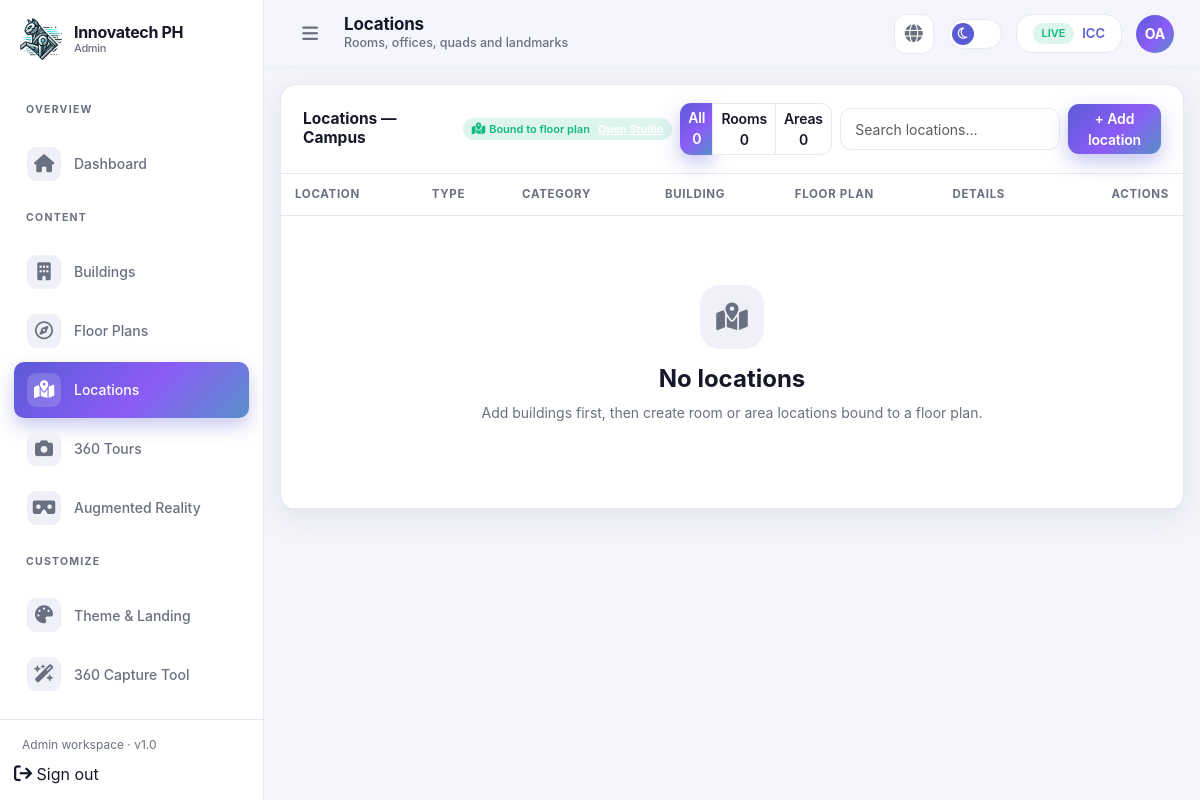
/admin/institution/locations.php?fp=1 (signed in), run on the app's committed database.
### tables this page shows
CREATE TABLE `platform_settings` (
  `id` tinyint UNSIGNED NOT NULL,
  `product_name` varchar(191) NOT NULL DEFAULT 'AI-Assisted AR 360° Virtual Campus Navigation',
  `company_name` varchar(191) NOT NULL DEFAULT 'Innovatech PH',
  `logo_path` varchar(255) DEFAULT NULL,
  `hero_image_path` varchar(255) DEFAULT NULL,
  `landing_html` mediumtext,
  `contact_email` varchar(191) DEFAULT NULL,
  `smtp_host` varchar(191) DEFAULT NULL,
  `smtp_port` smallint UNSIGNED DEFAULT '587',
  `smtp_username` varchar(191) DEFAULT NULL,
  `smtp_password_enc` varchar(255) DEFAULT NULL,
  `smtp_from_name` varchar(128) DEFAULT NULL,
  `smtp_from_email` varchar(191) DEFAULT NULL,
  `institution_folder_root` varchar(255) NOT NULL DEFAULT 'storage/institutions',
  `template_pack_path` varchar(255) NOT NULL DEFAULT 'storage/templates/org_pack',
  `updated_by` int UNSIGNED DEFAULT NULL,
  `updated_at` datetime NOT NULL DEFAULT CURRENT_TIMESTAMP ON UPDATE CURRENT_TIMESTAMP
);

CREATE TABLE `floor_plans` (
  `id` int UNSIGNED NOT NULL,
  `institution_id` int UNSIGNED NOT NULL,
  `building_id` int UNSIGNED DEFAULT NULL,
  `floor_level` varchar(32) DEFAULT NULL,
  `title` varchar(191) NOT NULL,
  `image_path` varchar(255) NOT NULL,
  `ar_mind_path` varchar(255) DEFAULT NULL,
  `original_width` int UNSIGNED NOT NULL COMMENT 'Intrinsic px width; lock aspect',
  `original_height` int UNSIGNED NOT NULL COMMENT 'Intrinsic px height; lock aspect',
  `aspect_ratio` decimal(10,6) NOT NULL COMMENT 'width / height',
  `object_fit` enum('contain','cover') NOT NULL DEFAULT 'contain',
  `north_angle` decimal(6,2) NOT NULL DEFAULT '0.00',
  `min_display_width` int UNSIGNED NOT NULL DEFAULT '320',
  `is_campus_landing` tinyint(1) NOT NULL DEFAULT '0' COMMENT 'If landing_mode=floor_plan',
  `created_by` int UNSIGNED DEFAULT NULL,
  `created_at` datetime NOT NULL DEFAULT CURRENT_TIMESTAMP,
  `updated_at` datetime NOT NULL DEFAULT CURRENT_TIMESTAMP ON UPDATE CURRENT_TIMESTAMP,
  `deleted_at` datetime DEFAULT NULL
);

### includes/functions.php (called while the page is built, shortened)
<?php
function db(): PDO
{
    $options = [
        PDO::ATTR_ERRMODE => PDO::ERRMODE_EXCEPTION,
        PDO::ATTR_DEFAULT_FETCH_MODE => PDO::FETCH_ASSOC,
        PDO::ATTR_EMULATE_PREPARES => false,
    ];
    $pdo = new PDO(
        'mysql:host=' . DB_HOST . ';port=' . DB_PORT . ';dbname=' . DB_NAME . ';charset=utf8mb4',
        DB_USER,
        DB_PASS,
        $options
    );
    return $pdo;
}
final class DbCrud
{
    public PDO $pdo;
    public function __construct(?PDO $pdo = null)
    {
        $this->pdo = $pdo ?? db();
    }
    private static function ident(string $name): string
    {
        return "`{$name}`";
    }
    private static function paramPrefix(): string
    {
        static $n = 0;
        return 'p' . (++$n) . '_';
    }
    private static function buildWhere(array $conditions): array
    {
        $sql = [];
        $params = [];
        foreach ($conditions as $key => $cond) {
            $col = self::ident($key);
            if (is_array($cond)) {
                $op = strtoupper((string) $cond[0] ?? '=');
                if ($op === 'IS' || $op === 'IS NOT') {
                    $sql[] = "{$col} {$op} NULL";
                    continue;
                }
                $p = self::paramPrefix() . $key;
                $sql[] = "{$col} {$op} :{$p}";
                $params[$p] = $cond[1];
                continue;
            }
            $p = self::paramPrefix() . $key;
            $sql[] = "{$col} = :{$p}";
            $params[$p] = $cond;
        }
        return [implode(' AND ', $sql), $params];
    }
    public function select(string $table, string $columns = '*', array $conditions = [], string $options = ''): array
    {
        $columns = trim($columns);
        if ($columns === '*') {
            $sel = '*';
            $params = [];
        } else {
            $out = [];
            $params = [];
            foreach (array_map('trim', explode(',', $columns)) as $part) {
                if (preg_match('/^([a-zA-Z0-9_]+)(?:\s+AS\s+([a-zA-Z0-9_]+))?$/i', $part, $m)) {
                    $out[] = self::ident($m[1]) . (isset($m[2]) ? ' AS ' . self::ident($m[2]) : '');
                } else {
                    throw new InvalidArgumentException("Invalid columns: {$columns}");
                }
            }
            $sel = implode(', ', $out);
        }
        $sql = 'SELECT ' . $sel . ' FROM ' . self::ident($table);
        if ($conditions !== []) {
            [$where, $whereParams] = self::buildWhere($conditions);
            $sql .= ' WHERE ' . $where;
            $params += $whereParams;
        }
        if (trim($options) !== '') {
            $sql .= ' ' . trim($options);
        }
        $stmt = $this->pdo->prepare($sql);
        $stmt->execute($params);
        return $stmt->fetchAll(PDO::FETCH_ASSOC);
    }
    public function get(string $table, int|array $idOrConditions): ?array
    {
        $conditions = is_numeric($idOrConditions) ? ['id' => (int) $idOrConditions] : $idOrConditions;
        $rows = $this->select($table, '*', $conditions, 'LIMIT 1');
        return $rows[0] ?? null;
    }
    public function raw(string $sql, array $params = []): PDOStatement
    {
        $stmt = $this->pdo->prepare($sql);
        $stmt->execute($params);
        return $stmt;
    }
}
function crud(): DbCrud
{
    static $instance = null;
    return $instance ??= new DbCrud();
}
function h($value): string
{
    return htmlspecialchars((string) $value, ENT_QUOTES, 'UTF-8');
}
function url(string $path = '', bool $absolute = false): string
{
    $path = ltrim($path, '/');
    $parts = explode('?', $path, 2);
    $base = $parts[0];
    if ($base !== '' && !str_ends_with($base, '/') && !str_contains(basename($base), '.')) {
        if (is_file(ROOT_PATH . '/' . $base . '.php')) {
            $parts[0] = $base . '.php';
            $path = implode('?', $parts);
        }
    }
    return BASE_URL . '/' . $path;
}
function org_url(string $slug, string $sub = ''): string
{
    $cleanSlug = trim($slug, '/\\');
    $cleanSub = trim($sub, '/\\');
    if ($cleanSub === '') {
        return url('organizations/index.php?org=' . urlencode($cleanSlug));
    }
    $path = 'organizations/' . $cleanSlug . '/' . $cleanSub;
    return url($path);
}

### includes/auth.php (called while the page is built, shortened)
<?php
require_once __DIR__ . '/functions.php';
function current_user(): ?array
{
    return $_SESSION['user'] ?? null;
}
function current_role(): ?string
{
    return $_SESSION['user']['role_slug'] ?? null;
}
function current_institution(): ?array
{
    return $_SESSION['user']['institution'] ?? null;
}
function resolve_active_institution(): ?array
{
    $u = current_user();
    $role = $u['role_slug'] ?? '';
    if (!in_array($role, ['owner', 'system_admin', 'system_staff'], true)) {
        return $u['institution'] ?? null;
    }
    return $u['institution'] ?? null;
}

### admin/institution/locations.php (the view, shortened to what this page needs)
<?php
require_once __DIR__ . '/../../includes/auth.php';
$pageTitle = 'Locations';
$pageSub = 'Rooms, offices, quads and landmarks';
$active = 'Locations';
$bodyClass = 'page-locations';
$inst = resolve_active_institution();
$iid = (int) $inst['id'];
$backFp = (int) ($_GET['fp'] ?? 0);
$floorPlans = crud()->raw(
    "SELECT fp.id, fp.title, fp.building_id, b.name AS building_name FROM floor_plans fp
      LEFT JOIN buildings b ON b.id = fp.building_id
     WHERE fp.institution_id = :iid AND fp.deleted_at IS NULL
     ORDER BY COALESCE(b.name, 'zzz'), fp.title",
    [':iid' => $iid]
)->fetchAll();
require_once __DIR__ . '/../layout/header.php';
$rows = crud()->raw(
    "SELECT r.id, r.name, r.code, r.floor_label, r.room_type AS category, r.capacity, r.description, r.featured_image_path, r.building_id, r.floor_plan_id, b.name AS building_name, fp.title AS floor_plan_name, 'room' AS kind
       FROM rooms r LEFT JOIN buildings b ON b.id=r.building_id LEFT JOIN floor_plans fp ON fp.id=r.floor_plan_id
      WHERE r.institution_id=:iid1 AND r.deleted_at IS NULL
     UNION ALL
     SELECT a.id, a.name, NULL, NULL, a.area_type, NULL, a.description, NULL, a.building_id, a.floor_plan_id, b.name, fp.title, 'area'
       FROM campus_areas a LEFT JOIN buildings b ON b.id=a.building_id LEFT JOIN floor_plans fp ON fp.id=a.floor_plan_id
      WHERE a.institution_id=:iid2 AND a.deleted_at IS NULL",
    [':iid1' => $iid, ':iid2' => $iid])->fetchAll();
if ($backFp) {
    $rows = array_values(array_filter($rows, function ($r) use ($backFp) { return (int) $r['floor_plan_id'] === $backFp; }));
}
usort($rows, function($a, $b) { return strcasecmp($a['name'], $b['name']); });
$roomCount = count(array_filter($rows, function($r) { return $r['kind'] === 'room'; }));
$areaCount = count(array_filter($rows, function($r) { return $r['kind'] === 'area'; }));
$typeFilter = $_GET['type'] ?? 'all';
$fpTitle = '';
foreach ($floorPlans as $fpRow) { if ((int) $fpRow['id'] === $backFp) { $fpTitle = $fpRow['title']; break; } }
?>
<div class="row g-4">
  <div class="col-12">
    <div class="ia-card">
      <div class="card-head">
        <h3>Locations<?= $backFp ? ' — ' . h($fpTitle) : '' ?></h3>
        <div class="d-flex gap-2 align-items-center">
          <?php if ($backFp): ?>
            <span class="badge badge-live d-inline-flex align-items-center gap-1">
              <?= ia_icon('map', 12) ?> Bound to floor plan
              <a href="<?= url('admin/institution/floor-plan/studio-view.php?id=' . $backFp) ?>" class="text-white text-decoration-underline ms-1">Open Studio</a>
            </span>
          <?php endif; ?>
          <div class="btn-group btn-group-sm" role="group" aria-label="Filter by type">
            <a class="btn <?= $typeFilter === 'all' ? 'btn-grad' : 'btn-outline-ia' ?>" href="<?= url($backFp ? 'admin/institution/locations?fp=' . $backFp : 'admin/institution/locations') ?>">All <?= $roomCount + $areaCount ?></a>
            <a class="btn <?= $typeFilter === 'room' ? 'btn-grad' : 'btn-outline-ia' ?>" href="<?= url($backFp ? 'admin/institution/locations?fp=' . $backFp . '&type=room' : 'admin/institution/locations?type=room') ?>">Rooms <?= $roomCount ?></a>
            <a class="btn <?= $typeFilter === 'area' ? 'btn-grad' : 'btn-outline-ia' ?>" href="<?= url($backFp ? 'admin/institution/locations?fp=' . $backFp . '&type=area' : 'admin/institution/locations?type=area') ?>">Areas <?= $areaCount ?></a>
          </div>
          <input type="search" class="form-control form-control-sm" id="loc-search" placeholder="Search locations…" style="max-width:220px">
          <button class="btn btn-grad btn-sm" data-bs-toggle="modal" data-bs-target="#location-modal" data-mode="create">+ Add location</button>
        </div>
      </div>
      <div class="table-responsive">
        <table class="table table-ia">
          <thead>
            <tr>
              <th>Location</th><th>Type</th><th>Category</th><th>Building</th><th>Floor Plan</th><th>Details</th><th class="text-end">Actions</th>
            </tr>
          </thead>
          <tbody>
            <?php if (!$rows): ?>
              <tr><td colspan="7"><div class="empty-state"><div class="empty-icon"><i class="fas fa-map-marked-alt fa-2x"></i></div><h4>No locations</h4><p>Add buildings first, then create room or area locations bound to a floor plan.</p></div></td></tr>
            <?php endif; ?>
          </tbody>
        </table>
      </div>
    </div>
  </div>
</div>
<?php require __DIR__ . '/../layout/footer.php'; ?>

### admin/layout/header.php (shortened to what this page needs)
<?php
require_once __DIR__ . '/../../includes/auth.php';
require_once __DIR__ . '/nav.php';
$u = current_user();
$role = current_role() ?? 'user';
$inst = current_institution();
$active = $active ?? '';
$roleHome = match ($role) {
  'owner' => 'admin/owner/dashboard',
  'system_admin', 'system_staff' => 'admin/system/dashboard',
  'admin' => 'admin/institution/dashboard',
  'staff' => 'admin/staff/dashboard',
  default => 'admin/index',
};
$roleLabel = ucwords(str_replace('_', ' ', (string) $role));
$platform_settings = crud()->get('platform_settings', 1) ?? [];
$brandLogoUrl = !empty($platform_settings['logo_path']) ? url($platform_settings['logo_path']) : url('assets/logo2.webp');
?>
<!DOCTYPE html>
<html lang="en" data-bs-theme="dark">
<head>
  <link href="<?= url('assets/css/inter-font.css') ?>" rel="stylesheet">
  <link href="<?= url('assets/css/bootstrap.min.css') ?>" rel="stylesheet">
  <link href="<?= url('assets/css/simple-datatables.min.css') ?>" rel="stylesheet">
  <link rel="stylesheet" href="<?= url('assets/css/font-awesome.min.css') ?>">
  <link rel="stylesheet" href="<?= url('admin/assets/css/dashboard.css') ?>">
</head>
<body class="<?= h(trim((string) ($bodyClass ?? ''))) ?>">
  <div class="ia-shell" id="ia-shell">
    <aside class="ia-sidebar">
      <div class="brand">
        <a class="brand-logo" href="<?= url($roleHome) ?>">
          <img src="<?= h($brandLogoUrl) ?>" alt="Innovatech PH">
        </a>
        <div class="brand-name"><?= h(APP_NAME) ?><small><?= h($roleLabel) ?></small></div>
      </div>
      <nav class="nav-scroll">
        <?php foreach (role_nav($role) as $group):
          if (isset($group[0]) && is_array($group[0]) && array_is_list($group)): ?>
            <?php $label = $group[0];
            $links = array_slice($group, 1); ?>
            <p class="ia-nav-label"><?= h($label) ?></p>
            <ul class="ia-nav">
              <?php foreach ($links as [$text, $href, $icon]): ?>
                <li>
                  <a class="nav-link <?= $active === $text ? 'active' : '' ?>" href="<?= url($href) ?>">
                    <span class="ia-icon"><?= ia_icon($icon) ?></span>
                    <span><?= h($text) ?></span>
                  </a>
                </li>
              <?php endforeach; ?>
            </ul>
          <?php elseif (isset($group['title'])): ?>
            <p class="ia-nav-label"><?= h($group['title']) ?></p>
            <ul class="ia-nav">
              <?php foreach ($group['items'] as [$text, $href, $icon]): ?>
                <li>
                  <a class="nav-link <?= $active === $text ? 'active' : '' ?>" href="<?= url($href) ?>">
                    <span class="ia-icon"><?= ia_icon($icon) ?></span>
                    <span><?= h($text) ?></span>
                  </a>
                </li>
              <?php endforeach; ?>
            </ul>
          <?php endif; endforeach; ?>
      </nav>
      <div class="side-foot">
        <div class="foot-text">
          <?= h($roleLabel) ?> workspace · v1.0
        </div>
        <a class="nav-link" href="<?= url('admin/logout') ?>">
          <span class="ia-icon"><?= ia_icon('logout') ?></span>
          <span>Sign out</span>
        </a>
      </div>
    </aside>
    <header class="ia-topbar">
      <button type="button" class="ia-btn-ghost d-none d-lg-grid" id="sidebar-collapse" aria-label="Collapse sidebar">
        <?= ia_icon('menu') ?>
      </button>
      <div class="flex-grow-1">
        <h1 class="page-title"><?= h($pageTitle ?? 'Dashboard') ?></h1>
        <?php if (!empty($pageSub)): ?>
          <p class="page-sub mb-0 d-none d-sm-block"><?= h($pageSub) ?></p><?php endif; ?>
      </div>
      <a class="ia-btn-ghost" href="<?= url('/') ?>" target="_blank" title="View public landing"
        aria-label="View landing">
        <?= ia_icon('globe') ?>
      </a>
      <button type="button" class="theme-switch" data-theme-toggle aria-label="Toggle theme"
        title="Toggle dark / light">
        <span class="knob"><?= ia_icon('moon', 13) ?></span>
      </button>
      <?php if ($inst): ?>
        <a class="d-none d-md-flex align-items-center gap-2 px-3 py-2 rounded-4 surface-line"
          href="<?= h(org_url($inst['slug'])) ?>" target="_blank" title="<?= h($inst['name']) ?>">
          <span class="badge badge-live">LIVE</span>
          <span class="fs-13 fw-semibold"><?= h($inst['short_name'] ?: $inst['name']) ?></span>
        </a>
      <?php endif; ?>
      <div class="dropdown">
        <button class="btn p-0 border-0" data-bs-toggle="dropdown" aria-expanded="false">
          <span
            class="ia-avatar"><?= h(mb_substr(trim(($u['first_name'][0] ?? '') . ($u['last_name'][0] ?? '')), 0, 2)) ?></span>
        </button>
      </div>
    </header>
    <main class="ia-main">

### data on the page
platform_settings: logo_path (picture)
floor_plans: title "Campus"

### other printed values
APP_NAME "Innovatech PH"
$roleLabel "Admin"
$group['title'] "OVERVIEW"
$text "Dashboard"
$group['title'] "CONTENT"
$text "Buildings"
$text "Floor Plans"
$text "Locations"
$text "360 Tours"
$text "Augmented Reality"
$group['title'] "CUSTOMIZE"
$text "Theme & Landing"
$text "360 Capture Tool"
$pageTitle "Locations"
$pageSub "Rooms, offices, quads and landmarks"
